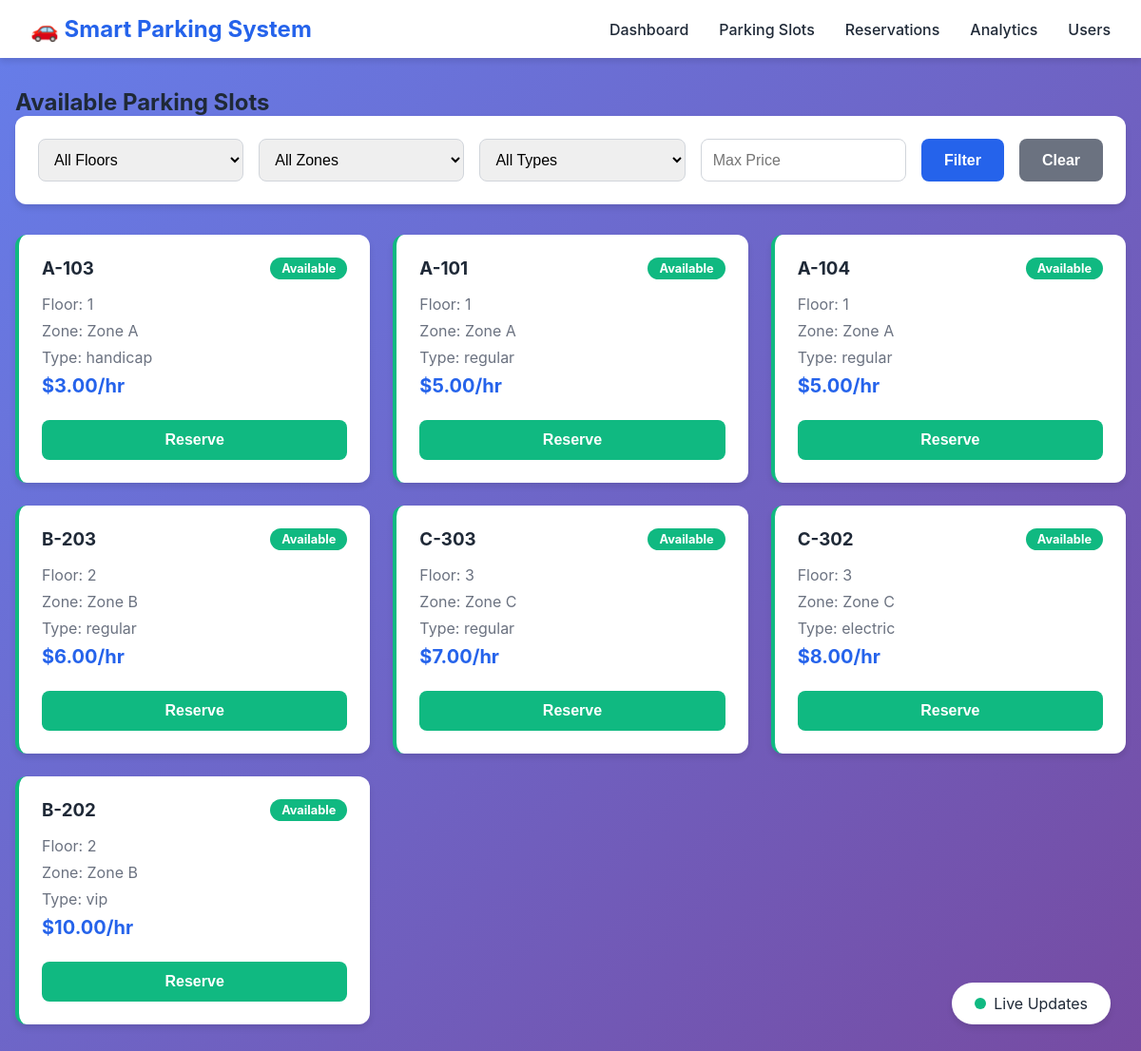
Before: /slots with the older database file.
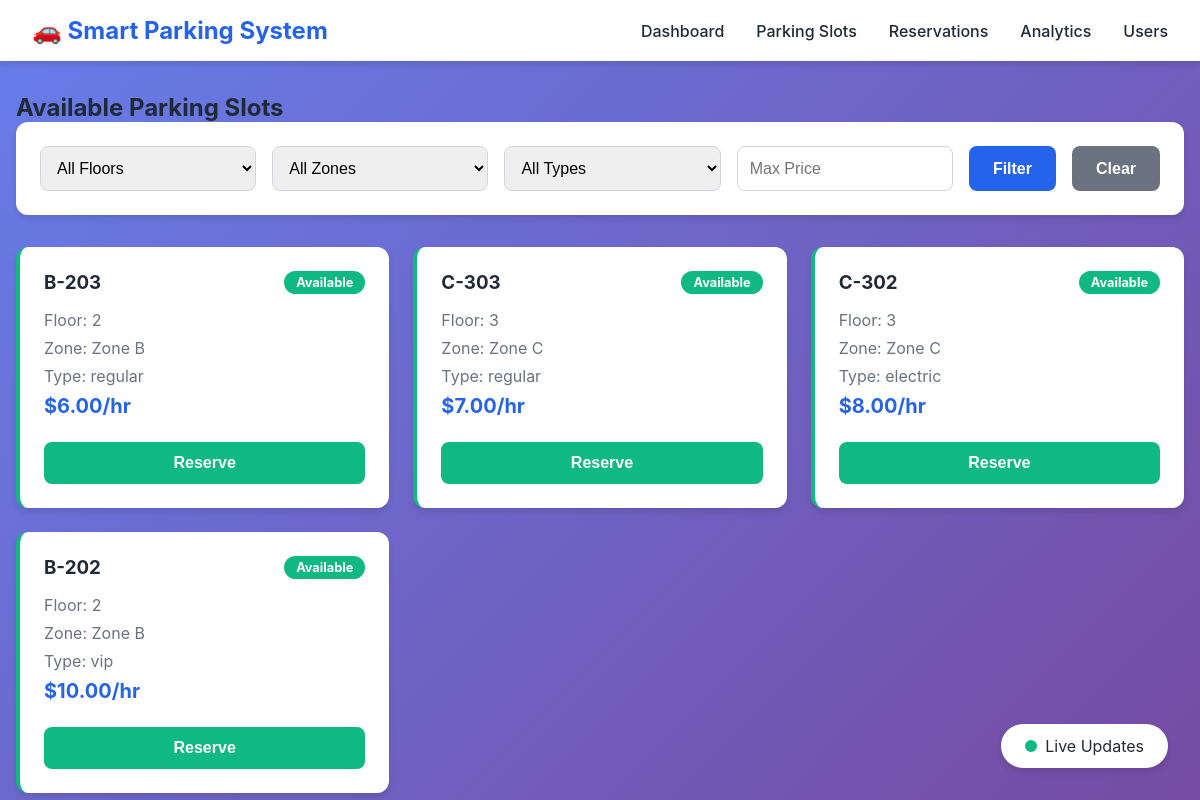
After: the same page with the newer database file.
### tables this page shows
CREATE TABLE parking_slots (
                slot_id INTEGER PRIMARY KEY AUTOINCREMENT,
                slot_number VARCHAR(10) UNIQUE NOT NULL,
                floor_number INTEGER NOT NULL,
                zone VARCHAR(50),
                slot_type VARCHAR(20) DEFAULT 'regular',
                is_available BOOLEAN DEFAULT 1,
                price_per_hour DECIMAL(10,2) DEFAULT 5.00,
                created_at TIMESTAMP DEFAULT CURRENT_TIMESTAMP
            );

### app.py (the view)
@app.route('/slots')
def slots():
    all_slots = parking.search_available_slots_optimized()
    return render_template('slots.html', slots=all_slots)

### parking_system.py (called while the page is built)
    def connect(self):
        self.conn = sqlite3.connect(self.db_name)
        self.cursor = self.conn.cursor()

    def close(self):
        if self.conn:
            self.conn.close()

### templates/slots.html (shortened to what this page needs)
{% extends "base.html" %}
{% block content %}
<div class="slots-page">
    <h2>Available Parking Slots</h2>
    <div class="filters">
        <select id="floor-filter" class="filter-select">
            <option value="">All Floors</option>
        </select>
        <select id="zone-filter" class="filter-select">
            <option value="">All Zones</option>
        </select>
        <select id="type-filter" class="filter-select">
            <option value="">All Types</option>
        </select>
        <input type="number" id="price-filter" class="filter-input" placeholder="Max Price" step="0.5">
        <button onclick="applyFilters()" class="btn btn-primary">Filter</button>
        <button onclick="clearFilters()" class="btn btn-secondary">Clear</button>
    </div>
    <div id="slots-grid" class="slots-grid">
        {% for slot in slots %}
        <div class="slot-card {% if slot[5] %}available{% else %}occupied{% endif %}">
            <div class="slot-header">
                <h3>{{ slot[1] }}</h3>
                <span class="slot-status">{{ 'Available' if slot[5] else 'Occupied' }}</span>
            </div>
            <div class="slot-details">
                <p>Floor: {{ slot[2] }}</p>
                <p>Zone: {{ slot[3] or 'N/A' }}</p>
                <p>Type: {{ slot[4] }}</p>
                <p class="slot-price">${{ "%.2f"|format(slot[6]) }}/hr</p>
            </div>
            {% if slot[5] %}
            <button onclick="reserveSlot({{ slot[0] }})" class="btn btn-success btn-block">Reserve</button>
            {% endif %}
        </div>
        {% endfor %}
    </div>
</div>
{% endblock %}

Changed rows visible on the page:
no longer on this page (row edited): parking_slots: slot_number "A-103", is_available "Available", floor_number "1", zone "Zone A", slot_type "handicap", price_per_hour "3.00"
no longer on this page (row edited): parking_slots: slot_number "A-101", is_available "Available", floor_number "1", zone "Zone A", slot_type "regular", price_per_hour "5.00"
no longer on this page (row edited): parking_slots: slot_number "A-104", is_available "Available", floor_number "1", zone "Zone A", slot_type "regular", price_per_hour "5.00"
